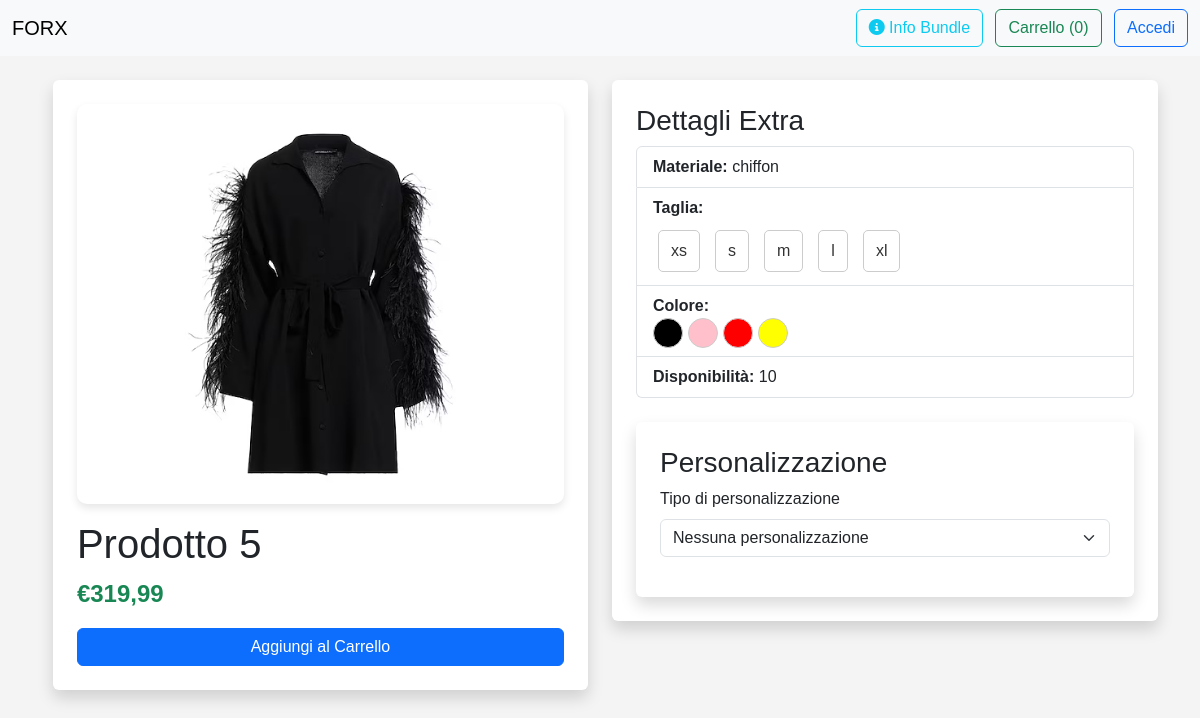
Page /product.php?id=15 on the committed database.
### tables this page shows
create table prodotti (
    id int auto_increment primary key,
    nome varchar(255) not null,
    prezzo decimal(10,2) not null,
    immagine varchar(255),
    materiale varchar(255),
    quantita int not null,
    colore varchar(50),
    categoria_id int,
    taglia_id int,
    foreign key (taglia_id) references taglia(id) on delete set null,
    foreign key (categoria_id) references categoria(id) on delete set null
);

### product.php (the view, shortened to what this page needs)
<?php
$config = require 'database/databaseconf.php';
try {
    $db = new PDO($config['dns'], $config['username'], $config['pass'], $config['options']);
    $db->setAttribute(PDO::ATTR_ERRMODE, PDO::ERRMODE_EXCEPTION);
} catch (PDOException $e) {
    echo "Connessione al database fallita: " . $e->getMessage();
    exit;
}
$productId = $_GET['id'] ?? null;
$query = "SELECT * FROM forx_web.prodotti WHERE id = :id";
$stmt = $db->prepare($query);
$stmt->execute(['id' => $productId]);
$prodotto = $stmt->fetch(PDO::FETCH_ASSOC);
$tagliaMapping = [
    1 => 'xs',
    2 => 's',
    3 => 'm',
    4 => 'l',
    5 => 'xl',
    6 => '35',
    7 => '36',
    8 => '37',
    9 => '38',
    10 => '39',
    11 => '40',
    12 => '41',
    13 => '42',
    14 => '43'
];
$queryVariants = "SELECT * FROM forx_web.prodotti WHERE nome = :nome ORDER BY taglia_id";
$stmtVariants = $db->prepare($queryVariants);
$stmtVariants->execute(['nome' => $prodotto['nome']]);
$varianti = $stmtVariants->fetchAll(PDO::FETCH_ASSOC);
$taglie = [];
$colori = [];
foreach ($varianti as $var) {
    if (!empty($var['taglia_id'])) {
        $taglia = isset($tagliaMapping[$var['taglia_id']]) ? $tagliaMapping[$var['taglia_id']] : $var['taglia_id'];
        if (!in_array($taglia, $taglie)) {
            $taglie[] = $taglia;
        }
    }
    if (!empty($var['colore'])) {
        if (!in_array($var['colore'], $colori)) {
            $colori[] = $var['colore'];
        }
    }
}
$basePrice = (float)$prodotto['prezzo'];
?>
<!DOCTYPE html>
<html lang="it">
<head>
    <link href="https://cdn.jsdelivr.net/npm/bootstrap@5.3.0/dist/css/bootstrap.min.css" rel="stylesheet">
    <link rel="stylesheet" href="https://cdnjs.cloudflare.com/ajax/libs/font-awesome/6.4.0/css/all.min.css">
    <link rel="stylesheet" href="css/style.css"/>
    <link rel="stylesheet" href="css/product.css"/>
</head>
<body>
<?php require "Components/header.php" ?>
<div class="container my-4">
    <div class="row">
        <div class="col-md-6">
            <div class="bg-white p-4 rounded shadow" style="max-width: 600px; margin-left: 2%">
                <img id="product-image"
                     src="<?php echo htmlspecialchars($prodotto['immagine']); ?>"
                     alt="<?php echo htmlspecialchars($prodotto['nome']); ?>"
                     class="product-img img-fluid"
                     style="object-fit: contain; max-height: 400px;"/>
                <h1 id="product-name" class="mt-3"><?php echo htmlspecialchars($prodotto['nome']); ?></h1>
                <p id="product-price" class="fw-bold text-success fs-4">
                    €<?php echo number_format($basePrice, 2, ',', '.'); ?></p>
                <button id="add-to-cart" class="btn btn-primary w-100">Aggiungi al Carrello</button>
            </div>
        </div>
        <div class="col-md-6">
            <div class="bg-white p-4 rounded shadow" style="max-width: 600px">
                <h3>Dettagli Extra</h3>
                <ul class="list-group">
                    <li class="list-group-item">
                        <strong>Materiale:</strong> <span
                                id="product-materiale"><?php echo htmlspecialchars($prodotto['materiale']); ?></span>
                    </li>
                    <li class="list-group-item">
                        <strong>Taglia:</strong>
                        <span id="product-taglio">
                            <?php if (!empty($taglie)): ?>
                                <?php foreach ($taglie as $taglia): ?>
                                    <button type="button"
                                            class="btn btn-outline-primary size-button"><?php echo htmlspecialchars($taglia); ?></button>
                                <?php endforeach; ?>
                            <?php else: ?>
                                Taglia unica
                            <?php endif; ?>
                        </span>
                    </li>
                    <li class="list-group-item">
                        <strong>Colore:</strong>
                        <div id="product-colore" class="d-flex flex-wrap">
                            <?php if (!empty($colori)): ?>
                                <?php foreach ($colori as $colore): ?>
                                    <?php
                                    $immagineColore = '';
                                    foreach ($varianti as $var) {
                                        if (!empty($var['colore']) && strtolower($var['colore']) === strtolower($colore)) {
                                            $immagineColore = $var['immagine'];
                                            break;
                                        }
                                    }
                                    ?>
                                    <button type="button" class="color-button"
                                            style="background-color: <?php echo htmlspecialchars($colore); ?>;"
                                            title="<?php echo htmlspecialchars($colore); ?>"
                                            data-image="<?php echo htmlspecialchars($immagineColore); ?>"></button>
                                <?php endforeach; ?>
                            <?php else: ?>
                                <span class="text-muted">Colore unico</span>
                            <?php endif; ?>
                        </div>
                    </li>
                    <li class="list-group-item">
                        <strong>Disponibilità:</strong>
                        <span id="product-quantità"><?php echo htmlspecialchars($prodotto['quantita']); ?></span>
                    </li>
                </ul>
                <?php require "Components/personalizzazione.php" ?>
            </div>
        </div>
    </div>
</div>
</body>
</html>

### css/style.css (style rules this page uses)
body { font-family: Arial, sans-serif; margin: 0; padding: 0; background-color: #f4f4f4; }

### css/product.css (style rules this page uses)
body { font-family: Arial, sans-serif; margin: 0; padding: 0; background-color: #f4f4f4; }
.product-img { width: 100%; border-radius: 10px; box-shadow: 0 4px 8px rgba(0, 0, 0, 0.1); }
.product-img { width: 100%; height: auto; }
.color-button { width: 30px; height: 30px; border: 1px solid #ccc; margin-right: 5px; border-radius: 50%; cursor: pointer; outline: none; }
.size-button { padding: 8px 12px; margin: 5px; border: 1px solid #ccc; background-color: white; color: #333; border-radius: 5px; cursor: pointer; transition: all 0.3s ease; }
#product-taglio { display: flex; flex-wrap: wrap; gap: 5px; margin-top: 5px; }

### rows in the picture
prodotti: immagine (picture), nome "Prodotto 5", prezzo "319,99", materiale "chiffon", quantita "10"

### other values in the picture
array_sum(array_column($_SESSION['cart'], 'quantity')) "0"
$taglia "xs"
$taglia "s"
$taglia "m"
$taglia "l"
$taglia "xl"
